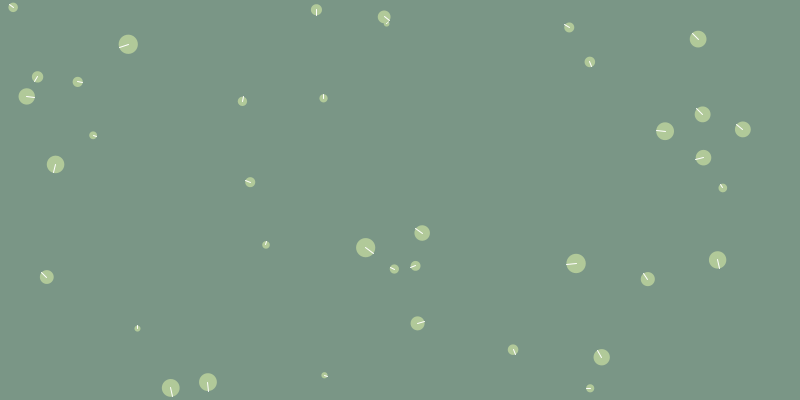
Frame 1 (no input)
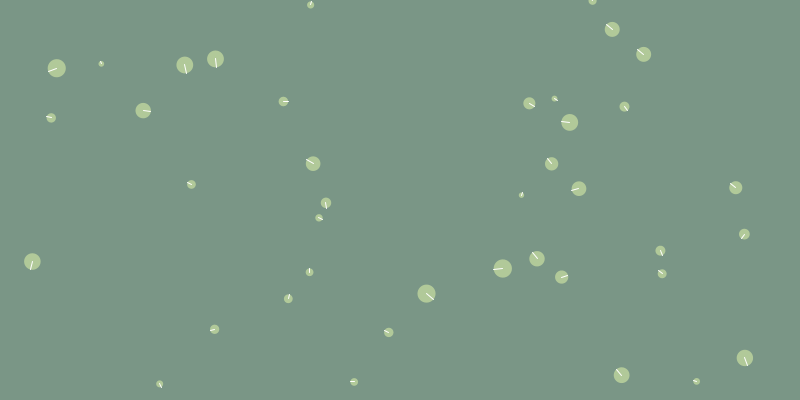
Frame 60 (the mouse pressed at the canvas centre just before this capture)
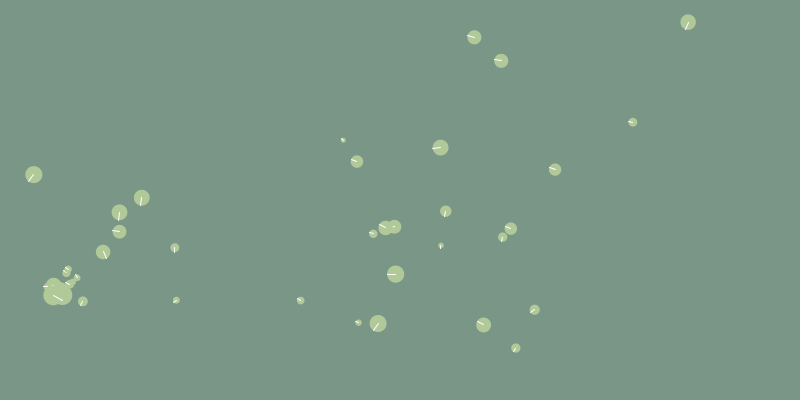
Frame 120 (the mouse held since frame 60 and released just before this capture)

The Processing sketch that drew these frames (run headless with seeded random() and noise(); from frame 60 on, the mouse is pressed at the canvas centre):

// Processing sketch: processing_172987
// ── processing_172987.pde

ArrayList <Mover> m;

PVector food = new PVector(0, 0, 0);

int nextFoodCounter = 0;
int nextFoodAppearsIn = (int) random (20, 100);
boolean generateNewFood = false;

void setup ()
{
  size (800, 400);
  smooth();
  frameRate (30);
  background (#7a9686);

  initMover (40);
}

void draw ()
{
  background (#7a9686);

  noStroke ();

  fill (#e8e2b2);
  ellipse (food.x, food.y, food.z, food.z);

  boolean someoneAteAllFood = false;

  for (int i = 0; i < m.size(); i++)
  { 
    m.get(i).setTargetZ (food.z);
    m.get(i).move(); 
    m.get(i).checkEdges();
    m.get(i).display();
    if (m.get (i).target != null) food.z =  m.get(i).target.z;

    if (!someoneAteAllFood && m.get (i).target == null)
    {
      someoneAteAllFood = true;
    }
  }

  if (someoneAteAllFood && !generateNewFood)
  {
    for (int i = 0; i < m.size(); i++) m.get(i).target = null;
    nextFoodCounter = 0;
    nextFoodAppearsIn = (int) random (20, 100);
    generateNewFood = true;
  }

  if (generateNewFood) nextFoodCounter++;
  if (generateNewFood && nextFoodCounter == nextFoodAppearsIn)
  {
    generateNewFood = false;
    setNewFood(0);

    for (int i = 0; i < m.size(); i++) m.get(i).setTarget (food);
  }
}


void setNewFood(int depth)
{
  food.x = random (width);
  food.y = random (height);
  food.z = random (1, 50);

  if (depth < 10)
  {
    float dis;
    for (int i = 0; i < m.size(); i++)
    {
      dis = dist (food.x, food.y, m.get(i).location.x, m.get(i).location.y);
      if (dis < (food.z/2 + m.get(i).d/2))
      {
        setNewFood (depth + 1);
      }
    }
  }
}


void initMover (int n)
{
  m = new ArrayList();
  for (int i = 0; i < n; i++) m.add (new Mover());
}


void keyPressed ()
{
  if (key == '+')
  {
    m.add (new Mover());
  }  
  if (key == '-') 
  {
    if (m.size() > 0) 
    {
      m.remove (0);
    }
  }
}

class Mover 
{
  PVector location;
  PVector lastLocation;
  PVector direction;
  PVector DIRECTION;
  PVector target;
  float speed, SPEED;

  float topSpeed;

  float d;

  Mover ()
  {
    location = new PVector(random(width), random(height));
    lastLocation = new PVector (location.x, location.y);
    float angle = random (TWO_PI);
    direction = new PVector (cos (angle), sin (angle));
    DIRECTION = new PVector (direction.x, direction.y);

    d = random (5, 20);
    speed = map (d, 5, 20, 5, 1);
    SPEED = speed;

    topSpeed = 7;
  }

  void setTargetZ (float newZ)
  {
    if (target != null)
    {
      target.z = newZ;
      if (target.z <= 0) target = null;
    }
  }

  void setTarget (PVector newTarget)
  {
    if (target != null)
    {
      target = newTarget;
    }
    else target = new PVector (newTarget.x, newTarget.y, newTarget.z);
    target.x = constrain (target.x, 0, width);
    target.y = constrain (target.y, 0, height);
  }

  void move ()
  {

    if (target != null) 
    {
      move (target);
    } 
    else 
    {
      direction.add (new PVector (DIRECTION.x*0.3, DIRECTION.y*0.3));
      direction.normalize();
      location.add (getVelocity ());
    }
    if (speed < SPEED) speed *= 1.05;
    if (speed > SPEED) speed *= 0.9;

    d*= 0.999;
    if (d < 5) d = 5;
    SPEED = map (d, 5, 20, 5, 1);
    
    lastLocation.x = location.x;
    lastLocation.y = location.y;
  }

  void move (PVector force)
  {
    float maxDis = dist (0, 0, width, height);
    float dis = dist (force.x, force.y, location.x, location.y);
    float angle = atan2 (force.y - location.y, force.x - location.x);

    float forceStrength = map (dis, 0, maxDis, 0.5, 0.1);


    PVector acceleration = new PVector (cos(angle)*forceStrength, sin (angle)*forceStrength);


    float slowDownarea = map (d, 5, 20, 50, 20);
    if (dis < slowDownarea)
    {
      speed *= 0.85;
      acceleration.normalize();
    }

    forceStrength *= map (d, 5, 20, 3, 0.2);

    speed += forceStrength;
    speed = constrain (speed, 1, topSpeed);

    direction.add (acceleration);
    direction.normalize();
    location.add (getVelocity ());

    checkTargetReached();
  }

  void checkTargetReached ()
  {
    float currentDistanceToTarget = dist(location.x, location.y, target.x, target.y);
    if (currentDistanceToTarget < speed || currentDistanceToTarget < (d/2+target.z/2))
    {
      d*= 1.05;
      if (d > 20) d = 20;

      target.z -= map (d, 5, 20, 0.05, 0.5);

      if (target.z <= 0)
      {
        target = null;
      }
      
      location.x = lastLocation.x;
      location.y = lastLocation.y;
    }
  }

  PVector getVelocity ()
  {
    PVector velocity = new PVector (direction.x * speed, direction.y * speed);
    return velocity;
  }

  void checkEdges ()
  {
    if (location.x < -d/2)
    {
      location.x = width+d/2;
      //direction.x = direction.x * -1;
    } 
    else if (location.x > width+d/2) 
    {
      location.x = -d/2;
      // direction.x = direction.x * -1;
    }

    if (location.y < -d/2)
    {
      location.y = height+d/2;
      //  direction.y = direction.y * -1;
    } 
    else if (location.y > height+d/2) 
    {
      location.y = -d/2;
      //direction.y = direction.y * -1;
    }
  }


  void display ()
  {
    noStroke();
    fill (#b1c999);
    ellipse (location.x, location.y, d, d);

    strokeWeight (1);
    stroke (255);
    line (location.x, location.y, location.x + direction.x*d/2, location.y + direction.y*d/2);
  }
}
